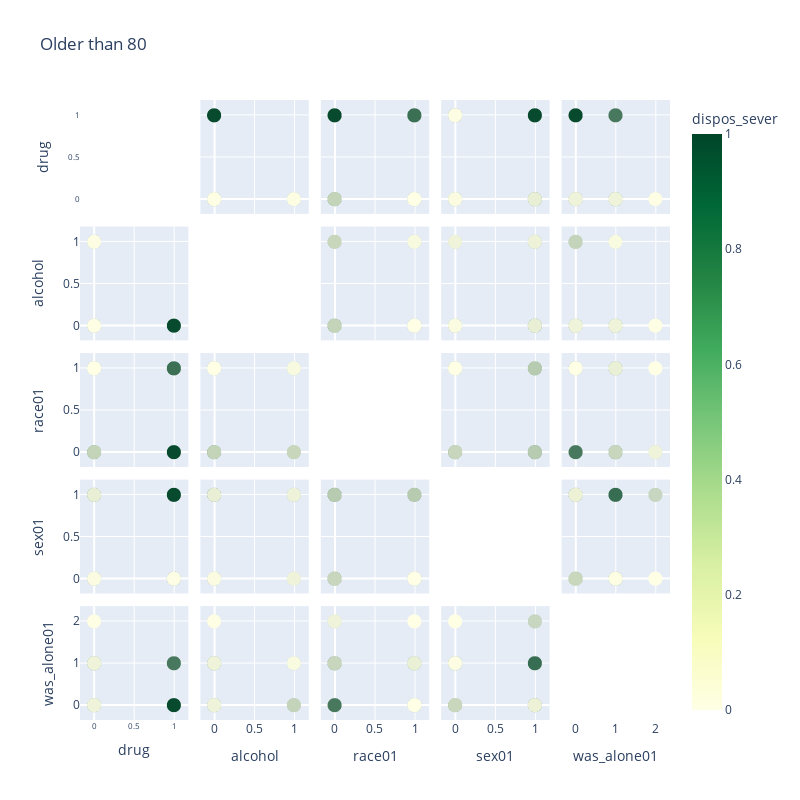
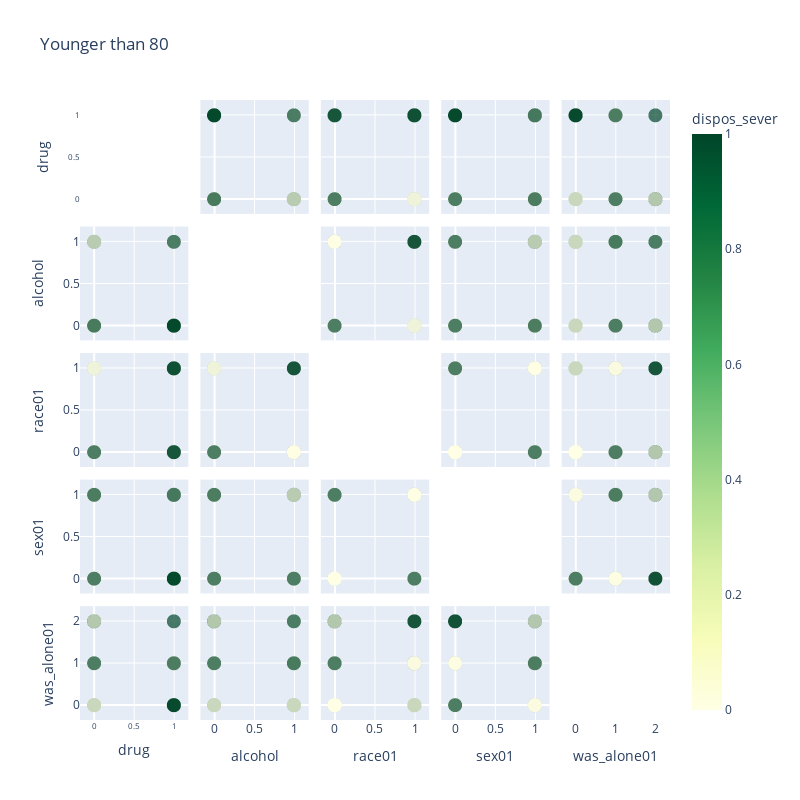

Notebook source saved alongside these figures, in order:
### Markdown cell above
### In conclusion, we will examine the correlation between the severity of falling incidents and various factors, including gender, race, drug usage, alcohol involvement, and being alone.

### Code cell
csv="sum_df.csv"
features=[
    'drug', 'alcohol', 
#     'Day_of_Week_Numerical',
       'race01', 
    'sex01', 
    'was_alone01', 
]
data=age0
color="dispos_sever"
title="Older than 80"
db_px (csv,features,data,color,title)


csv="sum_df.csv"
features=[ 
    'drug', 'alcohol', 
#     'Day_of_Week_Numerical',
       'race01', 
    'sex01', 
    'was_alone01',
]
data=age1
color="dispos_sever"
title="Younger than 80"
db_px (csv,features,data,color,title)

### Figure 1 — Plotly figure (JSON) as saved in the notebook; plotly's stock layout.template omitted (floating-point values rounded to 4 significant figures; data arrays with more than 128 entries replaced by an {"elided": "..."} marker saying what was removed)
{"data": [{"diagonal": {"visible": false}, "dimensions": [{"axis": {"matches": true}, "label": "drug", "values": {"elided": "2000 int values"}}, {"axis": {"matches": true}, "label": "alcohol", "values": {"elided": "2000 int values"}}, {"axis": {"matches": true}, "label": "race01", "values": {"elided": "2000 int values"}}, {"axis": {"matches": true}, "label": "sex01", "values": {"elided": "2000 int values"}}, {"axis": {"matches": true}, "label": "was_alone01", "values": {"elided": "2000 int values"}}], "hovertemplate": "%{xaxis.title.text}=%{x}<br>%{yaxis.title.text}=%{y}<br>dispos_sever=%{marker.color}<extra></extra>", "legendgroup": "", "marker": {"color": {"elided": "2000 int values"}, "coloraxis": "coloraxis", "opacity": 0.7, "size": 14, "symbol": "circle"}, "name": "", "showlegend": false, "type": "splom"}], "layout": {"coloraxis": {"colorbar": {"title": {"text": "dispos_sever"}}, "colorscale": [[0, "rgb(255,255,229)"], [0.125, "rgb(247,252,185)"], [0.25, "rgb(217,240,163)"], [0.375, "rgb(173,221,142)"], [0.5, "rgb(120,198,121)"], [0.625, "rgb(65,171,93)"], [0.75, "rgb(35,132,67)"], [0.875, "rgb(0,104,55)"], [1, "rgb(0,69,41)"]]}, "dragmode": "select", "height": 800, "legend": {"tracegroupgap": 0}, "title": {"text": "Older than 80"}, "width": 800, "xaxis": {"tickfont": {"size": 8}}, "yaxis": {"tickfont": {"size": 8}}}}

### Figure 2 — Plotly figure (JSON) as saved in the notebook; plotly's stock layout.template omitted (floating-point values rounded to 4 significant figures; data arrays with more than 128 entries replaced by an {"elided": "..."} marker saying what was removed)
{"data": [{"diagonal": {"visible": false}, "dimensions": [{"axis": {"matches": true}, "label": "drug", "values": {"elided": "2000 int values"}}, {"axis": {"matches": true}, "label": "alcohol", "values": {"elided": "2000 int values"}}, {"axis": {"matches": true}, "label": "race01", "values": {"elided": "2000 int values"}}, {"axis": {"matches": true}, "label": "sex01", "values": {"elided": "2000 int values"}}, {"axis": {"matches": true}, "label": "was_alone01", "values": {"elided": "2000 int values"}}], "hovertemplate": "%{xaxis.title.text}=%{x}<br>%{yaxis.title.text}=%{y}<br>dispos_sever=%{marker.color}<extra></extra>", "legendgroup": "", "marker": {"color": {"elided": "2000 int values"}, "coloraxis": "coloraxis", "opacity": 0.7, "size": 14, "symbol": "circle"}, "name": "", "showlegend": false, "type": "splom"}], "layout": {"coloraxis": {"colorbar": {"title": {"text": "dispos_sever"}}, "colorscale": [[0, "rgb(255,255,229)"], [0.125, "rgb(247,252,185)"], [0.25, "rgb(217,240,163)"], [0.375, "rgb(173,221,142)"], [0.5, "rgb(120,198,121)"], [0.625, "rgb(65,171,93)"], [0.75, "rgb(35,132,67)"], [0.875, "rgb(0,104,55)"], [1, "rgb(0,69,41)"]]}, "dragmode": "select", "height": 800, "legend": {"tracegroupgap": 0}, "title": {"text": "Younger than 80"}, "width": 800, "xaxis": {"tickfont": {"size": 8}}, "yaxis": {"tickfont": {"size": 8}}}}
